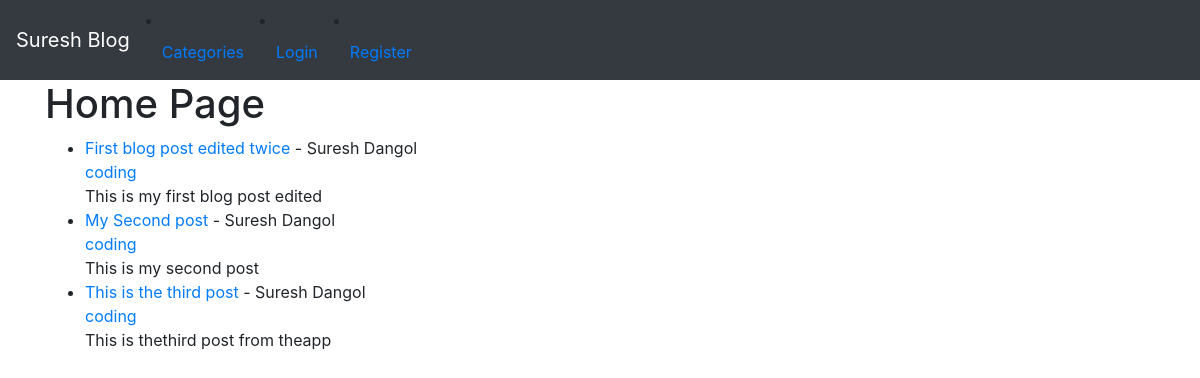
The app's page /, older data.
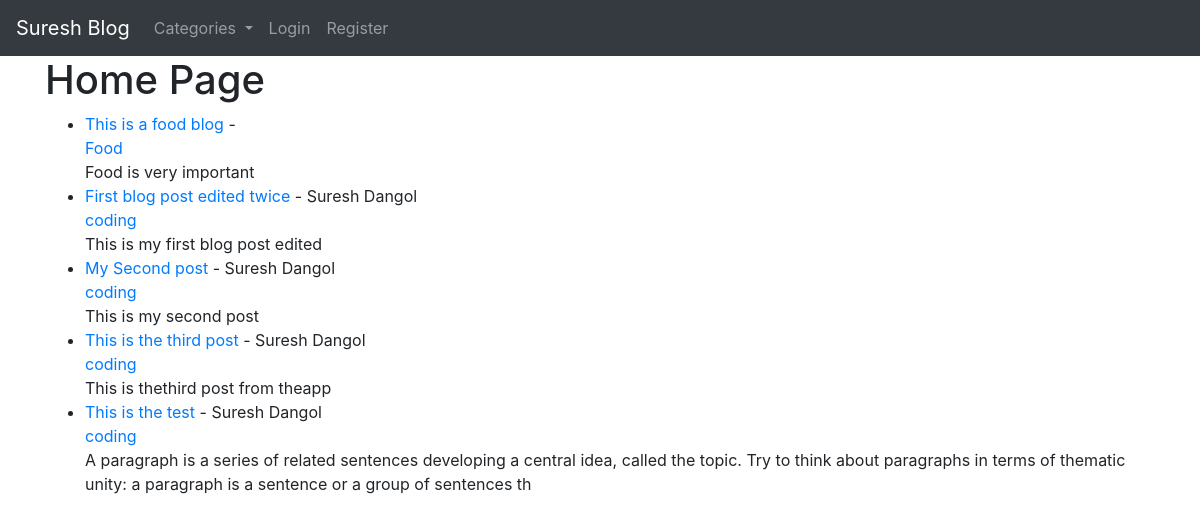
The same page, newer data.
### blog/models.py (models this page shows, shortened)
class Post(models.Model):
    title = models.CharField(max_length=255)
    title_tag = models.CharField(max_length=255)
    author = models.ForeignKey(User,on_delete=models.CASCADE)
    body = models.TextField()
    post_date = models.DateField(auto_now_add=True)
    category = models.CharField(max_length=255, default='coding')
    likes = models.ManyToManyField(User,related_name='blog_posts')

### blog/views.py (the view)
# urls.py: path('',HomeView.as_view(),name="home"),
class HomeView(ListView):
    model = Post
    template_name = 'home.html'
    ordering = ['-post_date']
    def get_context_data(self, *args, **kwargs):
        cat_menu = Category.objects.all()
        context = super(HomeView, self).get_context_data(*args, **kwargs)
        context['cat_menu'] = cat_menu
        return context

### blog/models.py (called while the page is built)
    def __str__(self):
        return self.name

### blog/templates/home.html (shortened to what this page needs)
{% extends 'base.html'%}
{% block content%}
<h1>Home Page</h1>
<ul>
{% for post in object_list %}
    <li><a href="{% url 'details' post.pk %}"> {{post.title}} </a> - {{post.author.first_name}}
        {{post.author.last_name}}<br>
        <a href="{% url 'category' post.category|slugify%}">{{post.category}}</a><br>
    </li>
        {{post.body|slice:":200"| safe}}</li>
{% endfor %}
</ul>
{% endblock%}

Row changes from the older to the newer data that the page shows:
added Post: title "This is a food blog", category "Food", body "Food is very important"
added Post: title "This is the test", author.first_name "Suresh", author.last_name "Dangol", category "coding", body "A paragraph is a series of related sentences developing a central idea, called the topic. Try to think about paragraphs in terms of thematic unity: a paragraph is a sentence or a group of sentences th"
